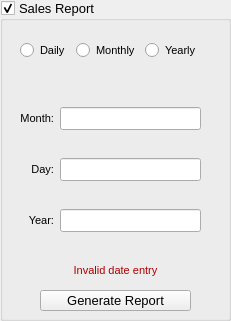
        <widget class="QGroupBox" name="salesReportGroupBox">
         <property name="geometry">
          <rect>
           <x>10</x>
           <y>390</y>
           <width>231</width>
           <height>321</height>
          </rect>
         </property>
         <property name="font">
          <font>
           <pointsize>10</pointsize>
          </font>
         </property>
         <property name="title">
          <string>Sales Report</string>
         </property>
         <property name="checkable">
          <bool>true</bool>
         </property>
         <widget class="QWidget" name="layoutWidget_4">
          <property name="geometry">
           <rect>
            <x>20</x>
            <y>30</y>
            <width>181</width>
            <height>41</height>
           </rect>
          </property>
          <layout class="QHBoxLayout" name="horizontalLayout_8">
           <item>
            <widget class="QRadioButton" name="dailySalesReportRadioButton">
             <property name="font">
              <font>
               <pointsize>8</pointsize>
              </font>
             </property>
             <property name="text">
              <string>Daily</string>
             </property>
            </widget>
           </item>
           <item>
            <widget class="QRadioButton" name="monthlySalesReportRadioButton">
             <property name="font">
              <font>
               <pointsize>8</pointsize>
              </font>
             </property>
             <property name="text">
              <string>Monthly</string>
             </property>
            </widget>
           </item>
           <item>
            <widget class="QRadioButton" name="yearlySalesReportRadioButton">
             <property name="font">
              <font>
               <pointsize>8</pointsize>
              </font>
             </property>
             <property name="text">
              <string>Yearly</string>
             </property>
            </widget>
           </item>
          </layout>
         </widget>
         <widget class="QPushButton" name="generateSalesReportPushButton">
          <property name="geometry">
           <rect>
            <x>40</x>
            <y>290</y>
            <width>151</width>
            <height>21</height>
           </rect>
          </property>
          <property name="text">
           <string>Generate Report</string>
          </property>
         </widget>
         <widget class="QLabel" name="salesReportInvalidEntryLabel">
          <property name="geometry">
           <rect>
            <x>60</x>
            <y>260</y>
            <width>111</width>
            <height>21</height>
           </rect>
          </property>
          <property name="font">
           <font>
            <pointsize>8</pointsize>
           </font>
          </property>
          <property name="styleSheet">
           <string notr="true">color: rgb(170, 0, 0);</string>
          </property>
          <property name="text">
           <string>Invalid date entry</string>
          </property>
          <property name="alignment">
           <set>Qt::AlignCenter</set>
          </property>
         </widget>
         <widget class="QWidget" name="layoutWidget">
          <property name="geometry">
           <rect>
            <x>20</x>
            <y>85</y>
            <width>181</width>
            <height>171</height>
           </rect>
          </property>
          <layout class="QGridLayout" name="gridLayout_2">
           <item row="0" column="0">
            <widget class="QLabel" name="salesReportMonthLabel">
             <property name="font">
              <font>
               <pointsize>8</pointsize>
              </font>
             </property>
             <property name="text">
              <string>Month:</string>
             </property>
             <property name="alignment">
              <set>Qt::AlignRight|Qt::AlignTrailing|Qt::AlignVCenter</set>
             </property>
            </widget>
           </item>
           <item row="0" column="1">
            <widget class="QLineEdit" name="salesReportMonthLineEdit"/>
           </item>
           <item row="1" column="0">
            <widget class="QLabel" name="salesReportDayLabel">
             <property name="font">
              <font>
               <pointsize>8</pointsize>
              </font>
             </property>
             <property name="text">
              <string>Day:</string>
             </property>
             <property name="alignment">
              <set>Qt::AlignRight|Qt::AlignTrailing|Qt::AlignVCenter</set>
             </property>
            </widget>
           </item>
           <item row="1" column="1">
            <widget class="QLineEdit" name="salesReportDayLineEdit"/>
           </item>
           <item row="2" column="0">
            <widget class="QLabel" name="salesReportYearLabel">
             <property name="font">
              <font>
               <pointsize>8</pointsize>
              </font>
             </property>
             <property name="text">
              <string>Year:</string>
             </property>
             <property name="alignment">
              <set>Qt::AlignRight|Qt::AlignTrailing|Qt::AlignVCenter</set>
             </property>
            </widget>
           </item>
           <item row="2" column="1">
            <widget class="QLineEdit" name="salesReportYearLineEdit"/>
           </item>
          </layout>
         </widget>
        </widget>
